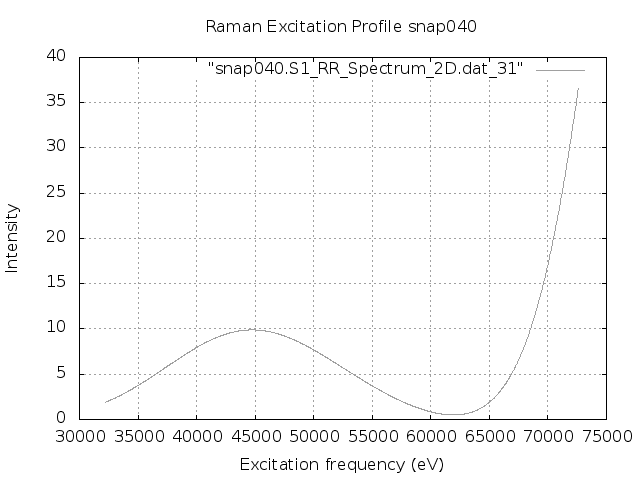

This figure's gnuplot source:
set terminal png
set output "snap040.S1.REP_frozen.png"
set xlabel 'Excitation frequency (eV)'
set ylabel 'Intensity'
set title "Raman Excitation Profile snap040"
set grid
set autoscale
plot "snap040.S1_RR_Spectrum_2D.dat_31" with lines lc "blue"
exit
